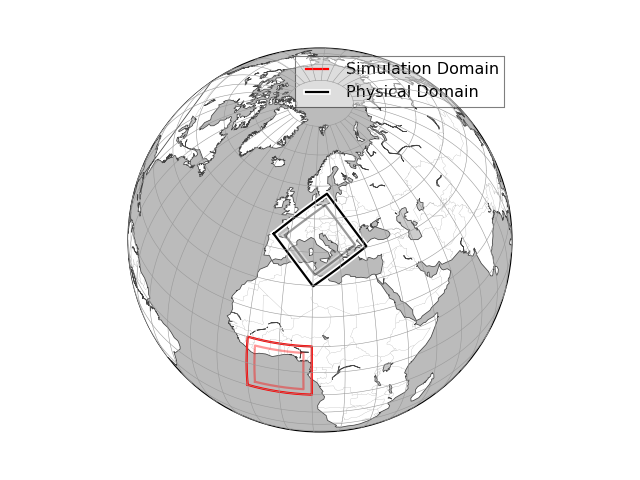

The Python source for this figure:
from lasif import domain
domain.RectangularSphericalSection(
    min_latitude=-10,
    max_latitude=10,
    min_longitude=-10,
    max_longitude=10,
    min_depth_in_km=0,
    max_depth_in_km=1440,
    boundary_width_in_degree=2.5,
    rotation_axis=[1.0, 1.0, 0.2],
    rotation_angle_in_degree=-65.0).plot(plot_simulation_domain=True)
